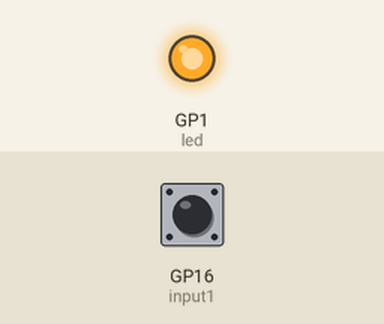
The program below on a simulated Raspberry Pi Pico running MicroPython. Shown: output pins drawn as LEDs (lit = HIGH). The inputs (shaded band) are chosen by the test bench; at power-on: GP16 (input1) HIGH.

Above: at 1.2 s.
1.3 s: GP16 (input1) pulled LOW for 0.15 s
At 1.37 s:
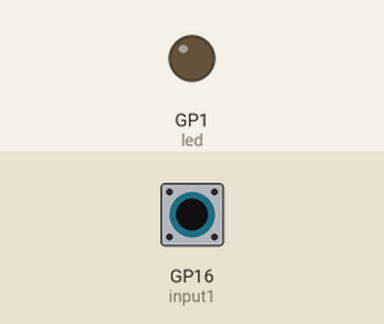
2.9 s: GP16 (input1) pulled LOW for 3.2 s
At 7.4 s:
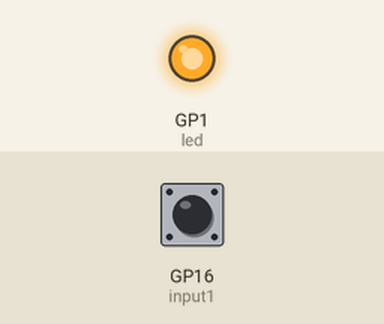
Timing chart, 0 to 8.9 s (numbered marks = the images above; inputs shaded):
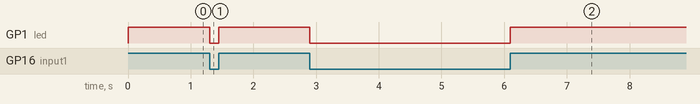

Measured:
- after the input at 1.3 s, GP1 (led): HIGH → LOW at once, → HIGH 0.15 s later
- after the input at 2.9 s, GP1 (led): HIGH → LOW at once, → HIGH 3.2 s later

The program:

pullup.py
```python
from machine import Pin
import math,utime

input1=Pin(16,mode=Pin.IN, pull=Pin.PULL_UP)
led=Pin(1,Pin.OUT)

while True:
    if input1.value()==0:
        led.value(0)
    else:
        led.value(1)
```
